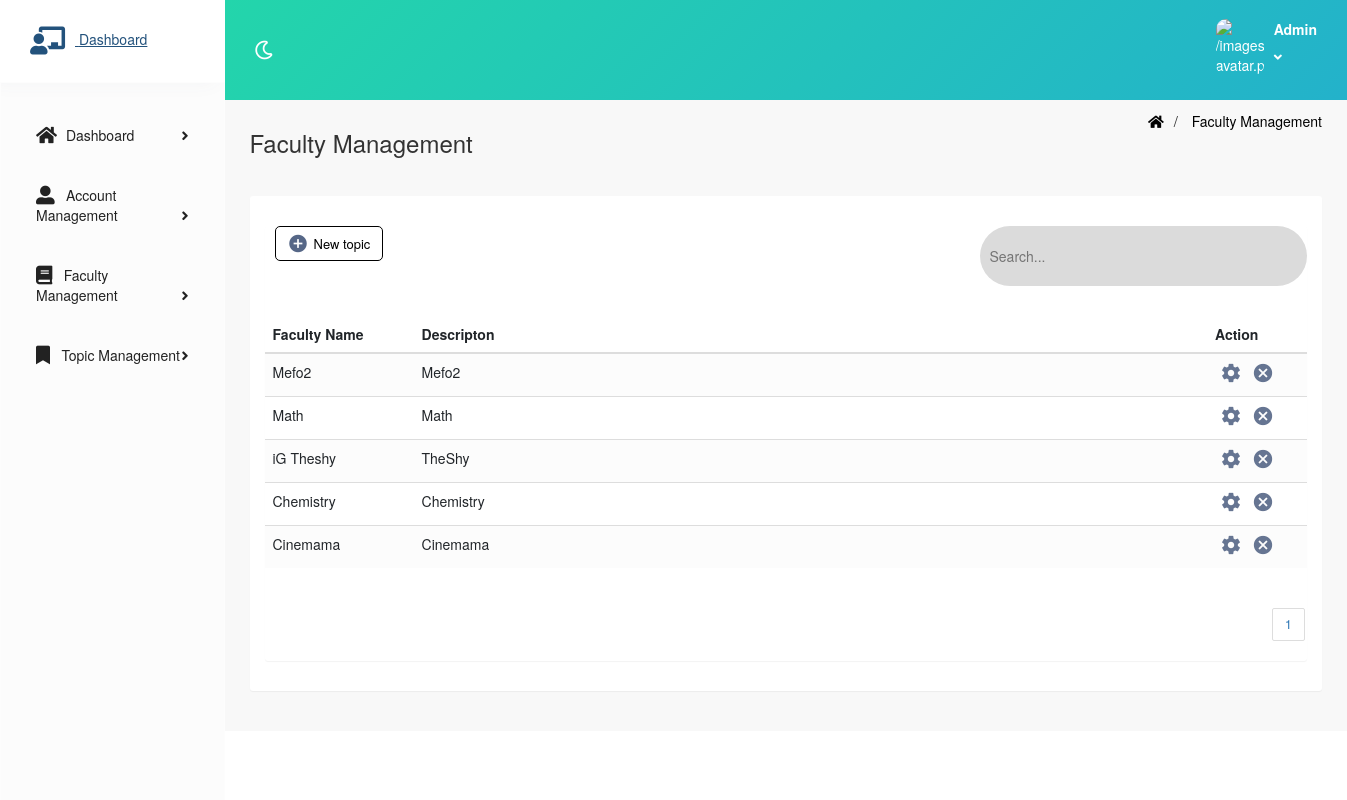
Screenshot of /admin/faculty.php (signed in) with the database file from the repository.
### tables this page shows
CREATE TABLE `faculties` (
  `faculty_id` int(3) NOT NULL,
  `faculty_name` varchar(255) NOT NULL,
  `description` varchar(255) DEFAULT NULL
);

### admin/includes/view_all_faculty.php (the view, shortened to what this page needs)
<div class="container-fluid">
    <div class="table-responsive">
        <div class="table-wrapper">
            <div class="table-title">
                <div class="row">
                    <div class="col-sm-3">
                        <a href="faculty.php?source=add_faculty" class="btn btn-info" style="float: left; border:1px solid black; border-radius: 5px;"><i class="material-icons">&#xE147;</i> <span style="color:black">New topic</span></a>
                    </div>
                    <div class="col-sm-5">
                    </div>
                    <div class="col-sm-4">
                        <div>
                            <div class="searchbar">
                                <input class="search_input" type="text" name="" placeholder="Search...">
                                <a href="#" class="search_icon"><i class="fas fa-search"></i></a>
                            </div>
                        </div>
                    </div>
                </div>
            </div>
            <table class="table table-striped table-hover">
                <thead>
                    <tr>
                        <th style="white-space:nowrap">Faculty Name</th>
                        <th style="padding-left: 50px;">Descripton</th>
                        <th>Action</th>
                    </tr>
                </thead>
                <tbody>
                    <?php
                    $per_page = 6;
                    if (isset($_GET['page'])) {
                        $page = $_GET['page'];
                    } else {
                        $page = " ";
                    }
                    if ($page == " " || $page == 1) {
                        $page_1 = 0;
                    } else {
                        $page_1 = ($page * $per_page) - $per_page;
                    }
                    $topic_query_count = "SELECT * FROM faculties";
                    $find_count       = mysqli_query($connection, $topic_query_count);
                    $count            = mysqli_num_rows($find_count);
                    $count            = ceil($count / $per_page);
                    $query = "SELECT * FROM faculties ORDER BY faculty_id DESC LIMIT $page_1, $per_page";
                    $get_topics_query = mysqli_query($connection, $query);
                    while ($row = mysqli_fetch_assoc($get_topics_query)) {
                        $faculty_name      =       $row['faculty_name'];
                        $description       =       $row['description'];
                        $faculty_id        =       $row['faculty_id'];
                    ?>
                    <?php
                        if ($faculty_id != 0) {
                            echo "<tr>";
                            echo "<td>{$faculty_name}</td>";
                            echo "<td style='padding-left: 50px'>{$description}</td>";
                            echo "<td>";
                            echo "<a href='faculty.php?source=edit_faculty&p_id={$faculty_id}' class='edit' title='edit' data-toggle='tooltip'><i class='material-icons'>&#xE8B8;</i></a>";
                            echo "<a rel='$faculty_id' href='javascript:void(0)' class='delete_link' title='delete' data-toggle='tooltip'><i class='material-icons'>&#xE5C9;</i></a>";
                            echo "</td>";
                            echo "</tr>";
                        }
                    }
                    ?>
                </tbody>
            </table>
            <div class="clearfix">
                <ul class="pagination">
                    <?php
                    for ($i = 1; $i <= $count; $i++) {
                        if ($i == $page) {
                            echo "<li><a class='active_link' href='faculty.php?page={$i}'>{$i}</a></li>";
                        } else {
                            echo "<li><a href='faculty.php?page={$i}'>{$i}</a></li>";
                        }
                    }
                    ?>
                </ul>
            </div>
        </div>

### admin/css/style.css (style rules this page uses)
* { margin: 0; padding: 0; outline: 0; text-decoration: none; list-style-type: none; }
dl, ol, ul { padding: 0; }
.table-responsive { margin: 30px 0; overflow-x: unset !important; }
.table-wrapper { min-width: 1000px; background: #fff; border-radius: 3px; box-shadow: 0 1px 1px rgba(0, 0, 0, .05); width: 100%; }
.table-title .btn { color: #566787; float: right; font-size: 13px; background: #fff; border: none; min-width: 50px; border-radius: 2px; border: none; outline: none !important; margin-left: 10px; }
.table-title .btn i { float: left; font-size: 21px; margin-right: 5px; }
.table-title .btn span { float: left; margin-top: 2px; }
table.table tr th, table.table tr td { border-color: #e9e9e9; padding: 35px 35px; vertical-align: middle; }
table.table tr th:first-child { width: 60px; }
table th { white-space: nowrap; }
table.table tr th:last-child { width: 100px; }
table.table-striped tbody tr:nth-of-type(odd) { background-color: #fcfcfc; }
table.table td:last-child i { opacity: 0.9; font-size: 22px; margin: 0 5px; }
table.table td a { font-weight: bold; color: #566787; display: inline-block; text-decoration: none; }
table.table td i { font-size: 19px; }
.pagination { float: right; margin: 0 0 5px; }
.pagination li a { border: none; font-size: 13px; min-width: 30px; min-height: 30px; color: #999; margin: 0 2px; line-height: 30px; border-radius: 2px !important; text-align: center; padding: 0 6px; }
.searchbar { margin-bottom: auto; margin-top: auto; height: 60px; background-color: #dbdbdb; border-radius: 30px; padding: 10px; }
.search_input { color: black; border: 0; outline: 0; background: none; width: 0; height: 100%; transition: width 0.4s linear; width: 400px; }
.search_icon { height: 40px; width: 40px; float: right; display: flex; justify-content: center; align-items: center; border-radius: 50%; color: white; text-decoration: none; }

### rows the page displays
faculties: faculty_name "Mefo2", description "Mefo2"
faculties: faculty_name "Math", description "Math"
faculties: faculty_name "iG Theshy", description "TheShy"
faculties: faculty_name "Chemistry", description "Chemistry"
faculties: faculty_name "Cinemama", description "Cinemama"

### other values shown
$_SESSION['username'] "Admin"
